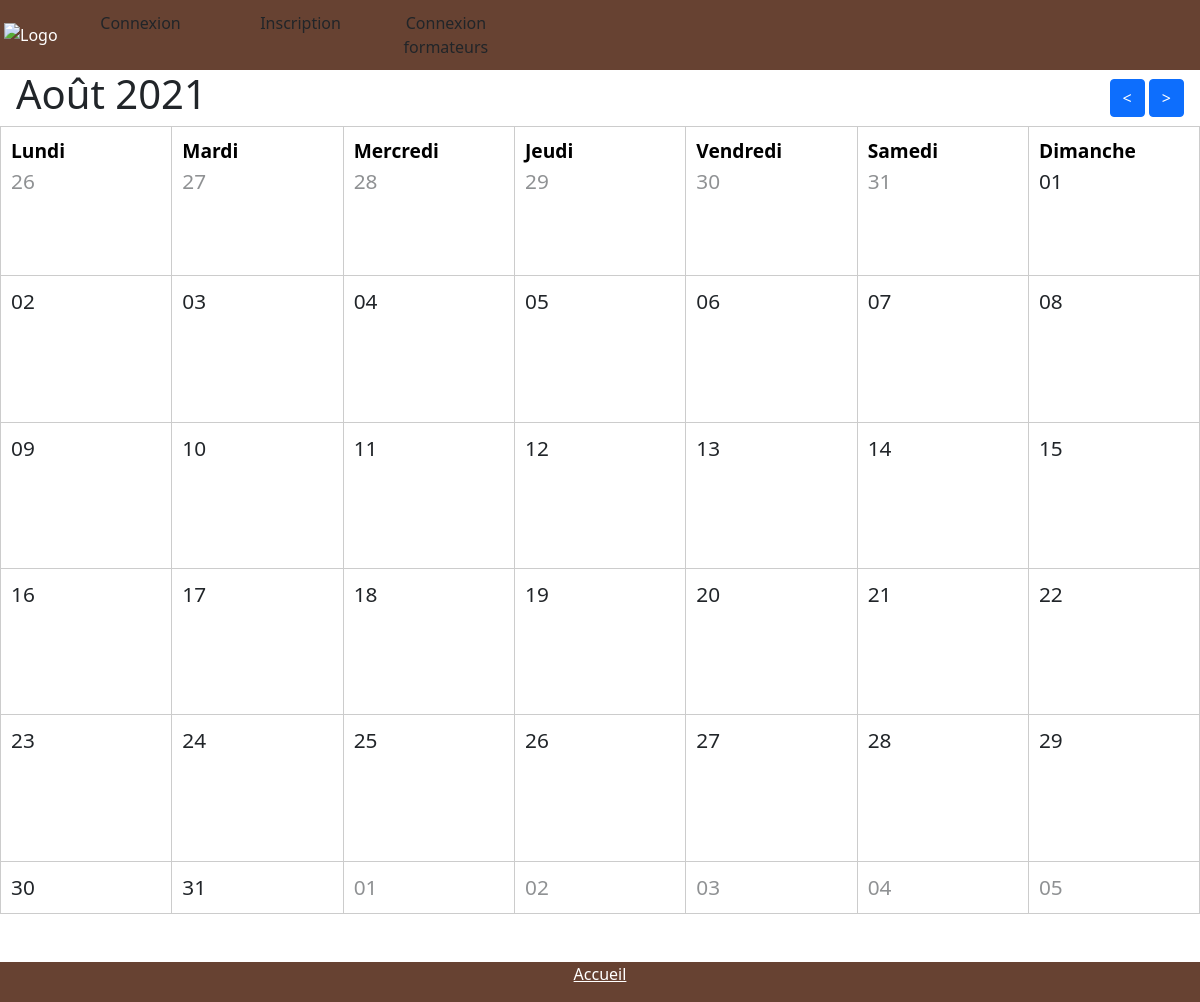
The page /calendar.php on the database as committed earlier.
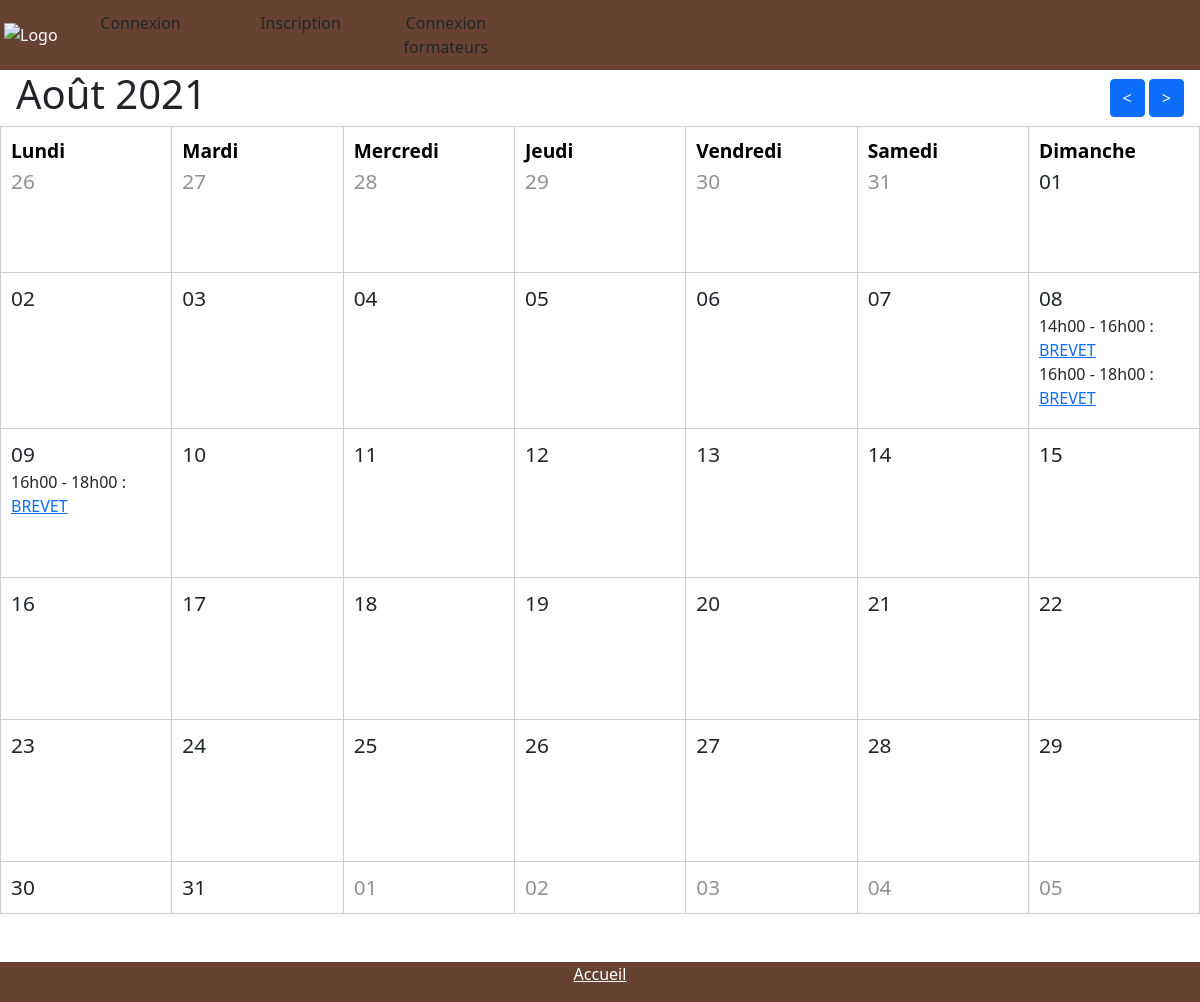
The same page on the database as committed later.
### tables this page shows
CREATE TABLE `activities` (
  `id` int(11) NOT NULL,
  `type` enum('BREVET','ULM','OTHER') NOT NULL,
  `start` datetime NOT NULL,
  `end` datetime NOT NULL,
  `cost` int(11) NOT NULL,
  `id_member` int(11) NOT NULL,
  `id_trainer` int(11) NOT NULL,
  `id_plane` int(11) NOT NULL
);

### src/Calendar/Month.php (called while the page is built, shortened)
<?php
class Month
{
    private $months = ['Janvier', 'Février', 'Mars', 'Avril', 'Mai', 'Juin', 'Juillet', 'Août', 'Septembre', 'Octobre', 'Novembre', 'Décembre'];
    public $month;
    public $year;
    public function __construct(?int $month = null, ?int $year = null)
    {
        if ($month === null || $month < 1 || $month > 12) {
            $month = intval(date('m'));
        }
        if ($year === null) {
            $year = intval(date('Y'));
        }
        $this->month = $month;
        $this->year = $year;
    }
    public function getFirstDay(): \DateTime
    {
        return new \DateTime("{$this->year}-{$this->month}-01");
    }
    public function toString(): string
    {
        return $this->months[$this->month - 1] . ' ' . $this->year;
    }
    public function getWeeks(): int
    {
        $start = $this->getFirstDay();
        $end = (clone $start)->modify('+1 month -1 day');
        $weeks = intval($end->format('W')) - intval($start->format('W')) + 1;
        return $weeks;
    }
    public function withinMonth(\DateTime $date): bool
    {
        return $this->getFirstDay()->format('Y-m') === $date->format('Y-m');
    }
    public function nextMonth(): Month
    {
        $month = $this->month + 1;
        $year = $this->year;
        return new Month($month, $year);
    }
    public function previousMonth(): Month
    {
        $month = $this->month - 1;
        $year = $this->year;
        return new Month($month, $year);
    }
}

### src/Calendar/Activities.php (called while the page is built, shortened)
<?php
class Activities
{
    public function getActivitiesBetween(\DateTime $start, \DateTime $end): array
    {
        $db = getDatabaseConnection();
        $sql = "SELECT * From activities WHERE start BETWEEN '{$start->format('Y-m-d 00:00:00')}' AND '{$end->format('Y-m-d 23:59:59')}' ORDER BY start";
        $req = $db->query($sql);
        $results = $req->fetchAll();
        return $results;
    }
    public function getActivitiesBetweenByDay(\DateTime $start, \DateTime $end): array
    {
        $activities = $this->getActivitiesBetween($start, $end);
        $days = [];
        foreach ($activities as $activity) {
            $date = explode(' ', $activity['start'])[0];
            if (!isset($days[$date])) {
                $days[$date] = [$activity];
            } else {
                $days[$date][] = $activity;
            }
        }
        return $days;
    }
}

### calendar.php (the view, shortened to what this page needs)
<!DOCTYPE html>
<html lang="fr">
<head>
    <?php include 'utils/head.php'; ?>
    <link rel="stylesheet" href="CSS/calendar.css">
</head>
<body>
    <?php include 'utils/header.php'; ?>
    <?php
    require 'src/Calendar/Month.php';
    require 'src/Calendar/Activities.php';
    $activities = new Calendar\Activities();
    $month = new Calendar\Month($_GET["month"] ?? null, $_GET["year"] ?? null);
    $start = $month->getFirstDay();
    $start = $start->format('N') === '1' ? $start : $month->getFirstDay()->modify('last monday');
    $weeks = $month->getWeeks();
    $end = (clone $start)->modify('+' . (6 + 7 * ($weeks - 1)) . ' days');
    $activities = $activities->getActivitiesBetweenByDay($start, $end);
    ?>
    <div class="d-flex flex-row align-items-center justify-content-between mx-sm-3">
        <h1><?= $month->toString(); ?></h1>
        <div>
            <a href="?month=<?= $month->previousMonth()->month; ?>&year=<?= $month->previousMonth()->year; ?>" class="btn btn-primary">&lt;</a>
            <a href="?month=<?= $month->nextMonth()->month; ?>&year=<?= $month->nextMonth()->year; ?>" class="btn btn-primary">&gt;</a>
        </div>
    </div>
    <table class="table calendar__table calendar__table--<?= $weeks; ?>weeks">
        <?php
        for ($i = 0; $i < $weeks; $i++) : ?>
            <tr>
                <?php foreach ($month->days as $k => $day) :
                    $date = (clone $start)->modify("+" . $k + $i * 7 . " days");
                    $activitiesForDay = $activities[$date->format('Y-m-d')] ?? [];
                ?>
                    <td class="<?= $month->withinMonth($date) ? '' : 'calendar__othermonth'; ?>">
                        <?php if ($i === 0) : ?>
                            <div class="calendar__weekday"><?= $day; ?></div>
                        <?php endif; ?>
                        <div class="calendar__day"><?= $date->format('d'); ?></div>
                        <?php foreach ($activitiesForDay as $activity) : ?>
                            <div class="calendar__activity">
                                <?= (new DateTime($activity['start']))->format('H\hi') ?> - <?= (new DateTime($activity['end']))->format('H\hi') ?> : <a href="activity.php?id=<?= $activity['id'] ?>"><?= $activity['type'] ?></a>
                            </div>
                        <?php endforeach; ?>
                    </td>
                <?php endforeach; ?>
            </tr>
        <?php endfor; ?>
    </table>
    <?php include 'utils/footer.php'; ?>
</body>
</html>

### utils/head.php (shortened to what this page needs)
    <link
        rel="stylesheet"
        href="https://cdnjs.cloudflare.com/ajax/libs/flag-icon-css/3.5.0/css/flag-icon.min.css"
/>
    <link
        rel="stylesheet"
        href="https://pro.fontawesome.com/releases/v5.10.0/css/all.css"
/>
    <link
        href="https://cdn.jsdelivr.net/npm/bootstrap@5.0.0-beta2/dist/css/bootstrap.min.css"
        rel="stylesheet"
/>
    <link rel="stylesheet" href="https://maxcdn.bootstrapcdn.com/font-awesome/4.5.0/css/font-awesome.min.css">

### utils/header.php (shortened to what this page needs)
<header class="p-1 text-white" style="background: rgb(103,66,50);color: rgb(255,255,255);">
    <div class="d-flex flex-wrap align-items-center justify-content-center justify-content-lg-start">
    <div class="text-start">
        <a href="/QuickBaluchon/QuickBaluchon/index.php" class="d-flex align-items-center mb-2 mb-lg-0 text-white text-decoration-none">
            <img src="/QuickBaluchon/QuickBaluchon/img/Logo_SPS.png" style="width:20;height:16" alt="Logo"/>
        </a>
    </div>
        <div class="text-end">
            <?php if (isset($_SESSION['user'])) { ?>
                <div class="row">
                    <?php if ($_SESSION['user']['rank'] == 'trainer') { ?>
                    <div class="col">
                        <a href="/Aeroclub/trainer_space.php"><button type="button" class="btn btn-warning">Espace Formateur</button></a>
                    </div>
                    <?php } else if($_SESSION['user']['rank'] == 'trainee') { ?>
                    <div class="col">
                        <a href="/Aeroclub/member_space.php"><button type="button" class="btn btn-warning">Espace Membre</button></a>
                    </div>
                    <?php } else if($_SESSION['user']['rank'] == 'deliveryman') { ?>
                    <div class="col">
                        <a href="/QuickBaluchon/QuickBaluchon/deliveryman_space.php"><button type="button" class="btn btn-warning"><?php echo $site->headers->header->itemClientSpace->deliveryman; ?></button></a>
                    </div>
                    <?php } ?>
                    <div class="col">
                        <a href="/QuickBaluchon/QuickBaluchon/actions/disconnect.php"><button type="button" class="btn btn-danger">Déconnexion</button></a>
                    </div>
                </div>
            <?php } else { ?>
                <div class="row">
                    <div class="col">
                    <a href="/AeroClub/log_in.php"><button type="button" class="btn">Connexion</button></a>
                    </div>
                    <div class="col">
                    <a href="/AeroClub/sign_in.php"><button type="button" class="btn">Inscription</button></a>
                    </div>
                    <div class="col">
                    <a href="/AeroClub/log_in_trainers.php"><button type="button" class="btn">Connexion formateurs</button></a>
                    </div>
                </div>
            <?php } ?>
        </div>
    </div>
</header>

### utils/footer.php (shortened to what this page needs)
<footer class="mt-5 footer text-center text-white" style="background-color: #674232;">
  <div class="row">
    <p class="justify-content-center align-items-center">
      <a class="text-white" href="index.php">Accueil</a>
    </p>
  </div>
</footer>

### CSS/calendar.css (style rules this page uses)
.calendar__table { width: 100%; height: calc(100vh - 12px); }
.calendar__table td { padding: 10px; border: 1px solid #ccc; vertical-align: top; width: 14.29%; height: 20%; }
.calendar__weekday { font-weight: bold; color: #000; font-size: 1.2em; }
.calendar__day { font-size: 1.3em; }
.calendar__othermonth .calendar__day { opacity: 0.5; }

Rows that differ between the two databases and show on the page:
added activities: start "14h00", end "16h00", type "BREVET", shown under "08"
added activities: start "16h00", end "18h00", type "BREVET", shown under "08"
added activities: start "16h00", end "18h00", type "BREVET", shown under "09"
